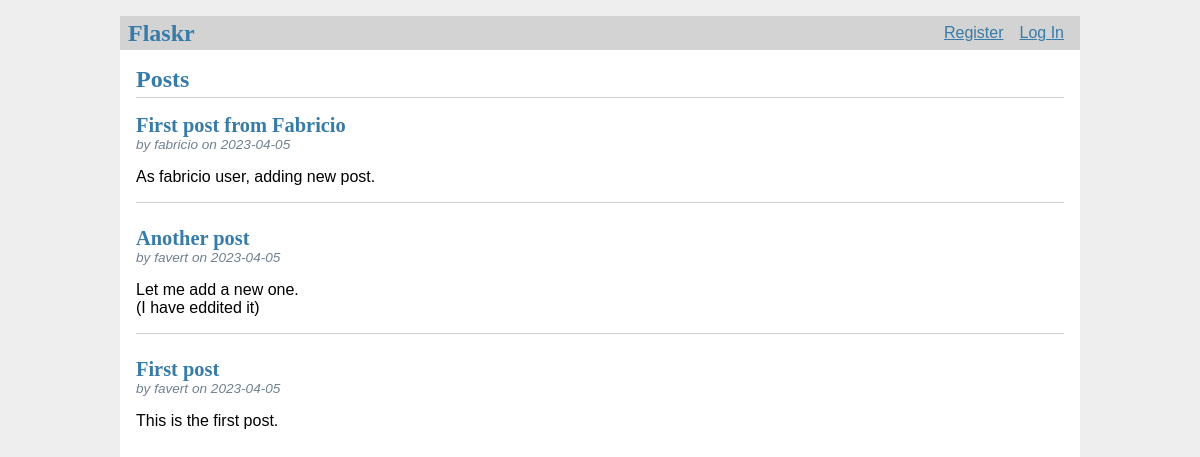
The page / on the database its author committed.
### tables this page shows
CREATE TABLE post (
  id INTEGER PRIMARY KEY AUTOINCREMENT,
  author_id INTEGER NOT NULL,
  created TIMESTAMP NOT NULL DEFAULT CURRENT_TIMESTAMP,
  title TEXT NOT NULL,
  body TEXT NOT NULL,
  FOREIGN KEY (author_id) REFERENCES user (id)
);

CREATE TABLE user (
  id INTEGER PRIMARY KEY AUTOINCREMENT,
  username TEXT UNIQUE NOT NULL,
  password TEXT NOT NULL
);

### flaskr/blog.py (the view)
@bp.route('/')
def index():
    db = get_db()
    posts = db.execute(
        'SELECT p.id, title, body, created, author_id, username'
        ' FROM post p JOIN user u ON p.author_id = u.id'
        ' ORDER BY created DESC'
    ).fetchall()
    return render_template('blog/index.html', posts=posts)

### flaskr/auth.py (called while the page is built)
@bp.before_app_request
def load_logged_in_user():
    user_id = session.get('user_id')
    if user_id is None:
        g.user = None
    else:
        g.user = get_db().execute(
            'SELECT * FROM user WHERE id = ?', (user_id,)
        ).fetchone()

### flaskr/db.py (called while the page is built)
def get_db():
    if 'db' not in g:
        g.db = sqlite3.connect(
            current_app.config['DATABASE'],
            detect_types=sqlite3.PARSE_DECLTYPES
        )
        g.db.row_factory = sqlite3.Row
    return g.db

### flaskr/templates/blog/index.html (shortened to what this page needs)
{% extends 'base.html' %}
{% block header %}
  <h1>{% block title %}Posts{% endblock %}</h1>
{% endblock %}
{% block content %}
  {% for post in posts %}
    <article class="post">
      <header>
        <div>
          <h1>{{ post['title'] }}</h1>
          <div class="about">by {{ post['username'] }} on {{ post['created'].strftime('%Y-%m-%d') }}</div>
        </div>
      </header>
      <p class="body">{{ post['body'] }}</p>
    </article>
    {% if not loop.last %}
      <hr>
    {% endif %}
  {% endfor %}
{% endblock %}

### flaskr/templates/base.html (shortened to what this page needs)
<!doctype html>
<link rel="stylesheet" href="{{ url_for('static', filename='style.css') }}">
<nav>
  <h1>Flaskr</h1>
  <ul>
    {% if g.user %}
      <li><span>{{ g.user['username'] }}</span>
      <li><a href="{{ url_for('auth.logout') }}">Log Out</a>
    {% else %}
      <li><a href="{{ url_for('auth.register') }}">Register</a>
      <li><a href="{{ url_for('auth.login') }}">Log In</a>
    {% endif %}
  </ul>
</nav>
<section class="content">
  <header>
    {% block header %}{% endblock %}
  </header>
  {% block content %}{% endblock %}
</section>

### flaskr/static/style.css (style rules this page uses)
h1, h2, h3, h4, h5, h6 { font-family: serif; color: #377ba8; margin: 1rem 0; }
a { color: #377ba8; }
hr { border: none; border-top: 1px solid lightgray; }
nav { background: lightgray; display: flex; align-items: center; padding: 0 0.5rem; }
nav h1 { flex: auto; margin: 0; }
nav ul { display: flex; list-style: none; margin: 0; padding: 0; }
nav ul li a, nav ul li span, header .action { display: block; padding: 0.5rem; }
.content { padding: 0 1rem 1rem; }
.content > header { border-bottom: 1px solid lightgray; display: flex; align-items: flex-end; }
.content > header h1 { flex: auto; margin: 1rem 0 0.25rem 0; }
.post > header { display: flex; align-items: flex-end; font-size: 0.85em; }
.post > header > div:first-of-type { flex: auto; }
.post > header h1 { font-size: 1.5em; margin-bottom: 0; }
.post .about { color: slategray; font-style: italic; }
.post .body { white-space: pre-line; }
.content:last-child { margin-bottom: 0; }

### rows shown on the page
post: title "First post from Fabricio", username "fabricio", created "2023-04-05", body "As fabricio user, adding new post."
post: title "Another post", username "favert", created "2023-04-05", body "Let me add a new one. (I have eddited it)"
post: title "First post", username "favert", created "2023-04-05", body "This is the first post."
